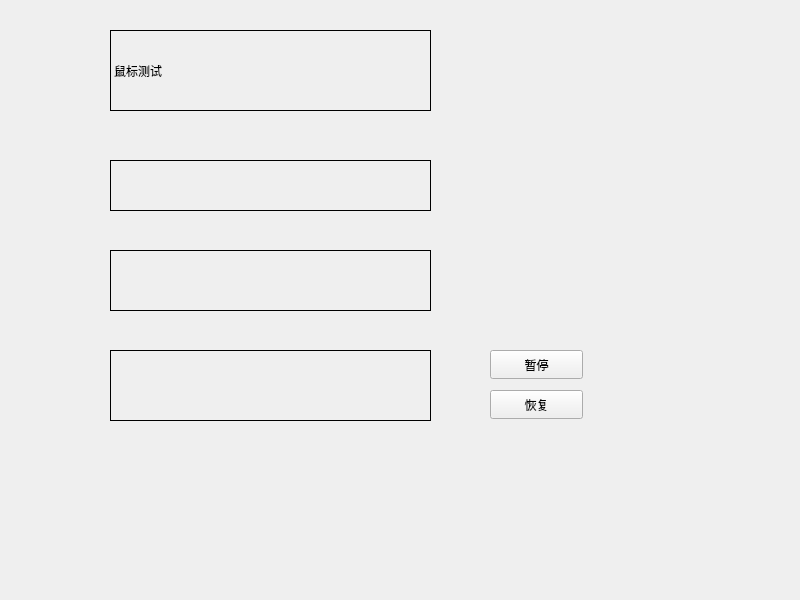
<?xml version="1.0" encoding="UTF-8"?>
<ui version="4.0">
 <class>Widget</class>
 <widget class="QWidget" name="Widget">
  <property name="geometry">
   <rect>
    <x>0</x>
    <y>0</y>
    <width>800</width>
    <height>600</height>
   </rect>
  </property>
  <property name="windowTitle">
   <string>Widget</string>
  </property>
  <widget class="mylabel" name="label">
   <property name="geometry">
    <rect>
     <x>110</x>
     <y>30</y>
     <width>321</width>
     <height>81</height>
    </rect>
   </property>
   <property name="frameShape">
    <enum>QFrame::Box</enum>
   </property>
   <property name="text">
    <string>鼠标测试</string>
   </property>
  </widget>
  <widget class="QLabel" name="label_2">
   <property name="geometry">
    <rect>
     <x>110</x>
     <y>160</y>
     <width>321</width>
     <height>51</height>
    </rect>
   </property>
   <property name="frameShape">
    <enum>QFrame::Panel</enum>
   </property>
   <property name="text">
    <string/>
   </property>
  </widget>
  <widget class="QLabel" name="label_3">
   <property name="geometry">
    <rect>
     <x>110</x>
     <y>250</y>
     <width>321</width>
     <height>61</height>
    </rect>
   </property>
   <property name="frameShape">
    <enum>QFrame::Box</enum>
   </property>
   <property name="text">
    <string/>
   </property>
  </widget>
  <widget class="QLabel" name="label_4">
   <property name="geometry">
    <rect>
     <x>110</x>
     <y>350</y>
     <width>321</width>
     <height>71</height>
    </rect>
   </property>
   <property name="frameShape">
    <enum>QFrame::Box</enum>
   </property>
   <property name="text">
    <string/>
   </property>
  </widget>
  <widget class="QPushButton" name="pushButton">
   <property name="geometry">
    <rect>
     <x>490</x>
     <y>350</y>
     <width>93</width>
     <height>29</height>
    </rect>
   </property>
   <property name="text">
    <string>暂停</string>
   </property>
  </widget>
  <widget class="QPushButton" name="pushButton_2">
   <property name="geometry">
    <rect>
     <x>490</x>
     <y>390</y>
     <width>93</width>
     <height>29</height>
    </rect>
   </property>
   <property name="text">
    <string>恢复</string>
   </property>
  </widget>
 </widget>
 <customwidgets>
  <customwidget>
   <class>mylabel</class>
   <extends>QLabel</extends>
   <header>mylabel.h</header>
  </customwidget>
 </customwidgets>
 <resources/>
 <connections/>
</ui>
